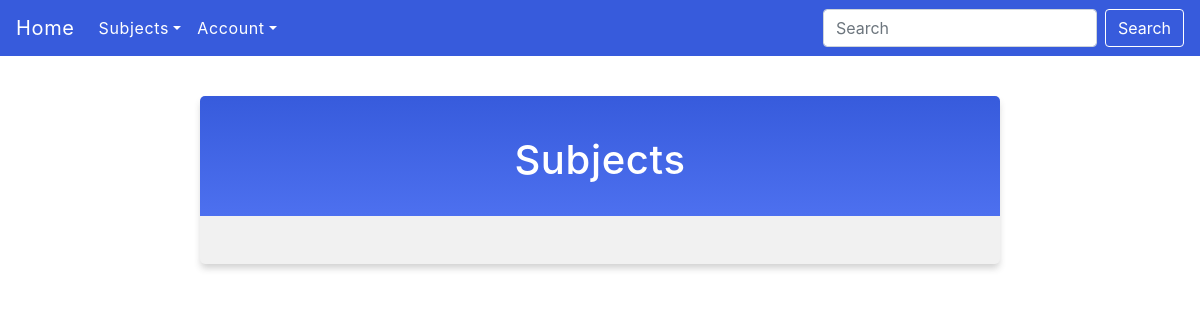
Before: /subjects/ with the older database file.
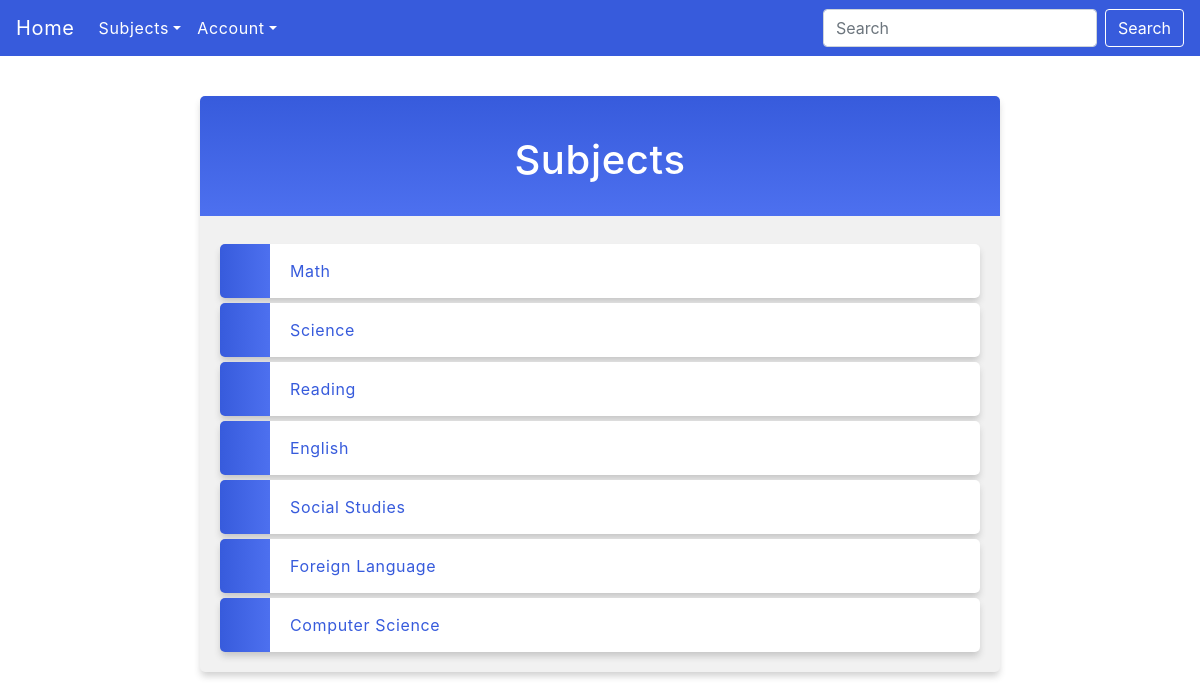
After: the same page with the newer database file.
### posts/models.py (models this page shows, shortened)
class CoreSubject(models.Model):
    subject = models.CharField("Core Subject", max_length = 75)
    courses = models.ManyToManyField(Course, null = True, blank = True)

### posts/views.py (the view)
# urls.py: path('subjects/', views.subjects, name = 'subjects'),
def subjects(request):
    isAuthenticated = request.user.is_authenticated
    mysubjects = CoreSubject.objects.all().values()
    template = loader.get_template('all_subjects.html')
    context = {
        'mysubjects': mysubjects,
        'isAuthenticated': isAuthenticated,
    }
    return HttpResponse(template.render(context, request))

### posts/templates/all_subjects.html (shortened to what this page needs)
{% extends "master.html" %}
{% block search %}
<form class="form-inline my-2 my-lg-0" method="POST" action="{% url 'search_tickets' %}">
  <input class="form-control mr-sm-2" type="search" placeholder="Search" aria-label="Search" name="search_query" style="color: #375BDC;">
  <button class="btn btn-outline-success my-2 my-sm-0" type="submit">Search</button>
</form>
{% endblock %}
{% block content %}
  <div class="mycard">
  <h1>Subjects</h1>
    <ul>
      {% for x in mysubjects %}
      <li><a href="subjectDetails/{{ x.subject }}">{{ x.subject }}</li>
        {% endfor %}
    </ul>
  </div>
{% endblock %}

Changed rows visible on the page:
added CoreSubject: subject "Math"
added CoreSubject: subject "Science"
added CoreSubject: subject "Reading"
added CoreSubject: subject "English"
added CoreSubject: subject "Social Studies"
added CoreSubject: subject "Foreign Language"
added CoreSubject: subject "Computer Science"
